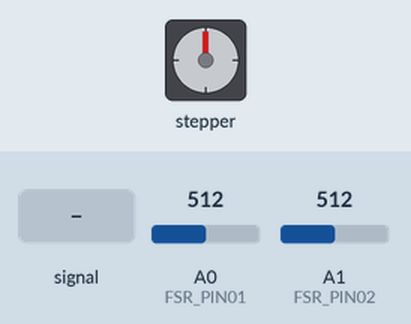
Simulated run of this sketch. Board: Arduino Uno, built with avr-gcc and run on an emulated ATmega328P. On the bench: stepper motor. The test bench sets the inputs (shaded band); at power-on: A0 (FSR_PIN01) = 512, A1 (FSR_PIN02) = 512. Stepper angles assume 800 steps per turn; what the sketch prints to the serial monitor is not drawn.

Above: at 1.2 s.
1.3 s: A0 (FSR_PIN01) fed a 200 Hz sine of ±81 counts around its level
At 1.76 s:
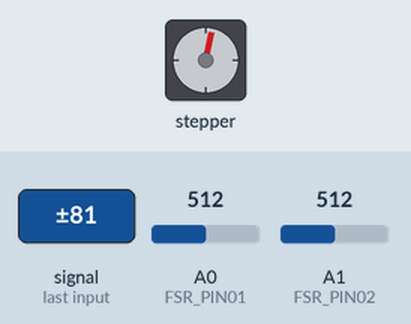
At 2.36 s:
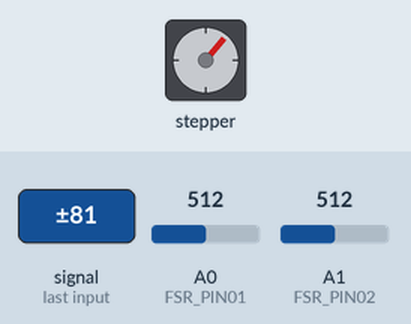
4.3 s: A0 (FSR_PIN01) set to 716
7.3 s: A1 (FSR_PIN02) set to 306
10.3 s: A0 (FSR_PIN01) set to 900
13.3 s: A1 (FSR_PIN02) set to 900
At 14.5 s:
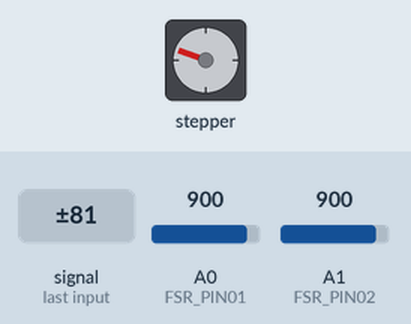
14.8 s: A0 (FSR_PIN01) set to 930
16.3 s: A0 (FSR_PIN01) set to 956
At 16.75 s:
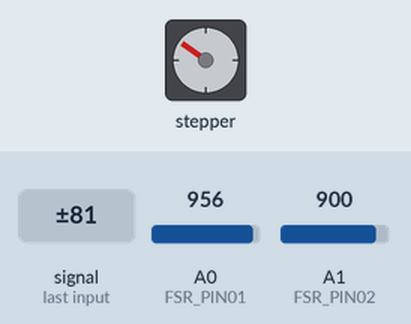
Timing chart, 0 to 20.3 s (numbered marks = the images above; inputs shaded):
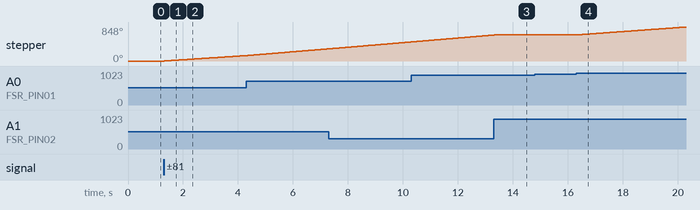

Measured:
- the behaviour switches between 946 and 947 on A0 (FSR_PIN01) (found by bisection; images 3 and 4)
- after the input at 1.3 s, stepper: keeps turning clockwise at about 45°/s, starting at once
- after the input at 13.3 s, stepper: goes on until 13.3 s, then stays 649°
- after the input at 16.3 s, stepper: keeps turning clockwise at about 50°/s, starting at once

The sketch:

test_diff-fsr.ino
```cpp
#include <TimerOne.h>
#include <Arduino.h>
#include "DRV8825.h"


#define FSR_PIN01 0   // Analog input A0
#define FSR_PIN02 1   // Analog input A1

// using a 400-step motor
#define MOTOR_STEPS 400

// microstepping is not supported by this motor
#define MICROSTEPS 2

#define MOTOR_ACCEL 100
#define MOTOR_DECEL 200

// configure the pins connected
#define DIR 13
#define STEP 12

#define MODE0 9
#define MODE1 10
#define MODE2 11

#define RPM 10

float diff;

//DRV8825 stepper(MOTOR_STEPS, DIR, STEP);
DRV8825 stepper(MOTOR_STEPS, DIR, STEP, MODE0, MODE1, MODE2);

// Compute the differential between the two sensors
void fsr_callback(void) {
  diff = float(analogRead(FSR_PIN01)) / 1024.0 - float(analogRead(FSR_PIN02)) / 1024.0;
}

void setup(void) {
  // We'll send debugging information via the Serial monitor
  Serial.begin(115200);

  // Set up timer for fsr sensors
  Timer1.initialize(500);
  Timer1.attachInterrupt(fsr_callback);

  // Set up motor
  stepper.begin(RPM, MICROSTEPS);
  stepper.enable();
}

void loop(void) {

  Serial.println(diff);     // the raw analog reading

  stepper.rotate(diff * 10);

}
```
